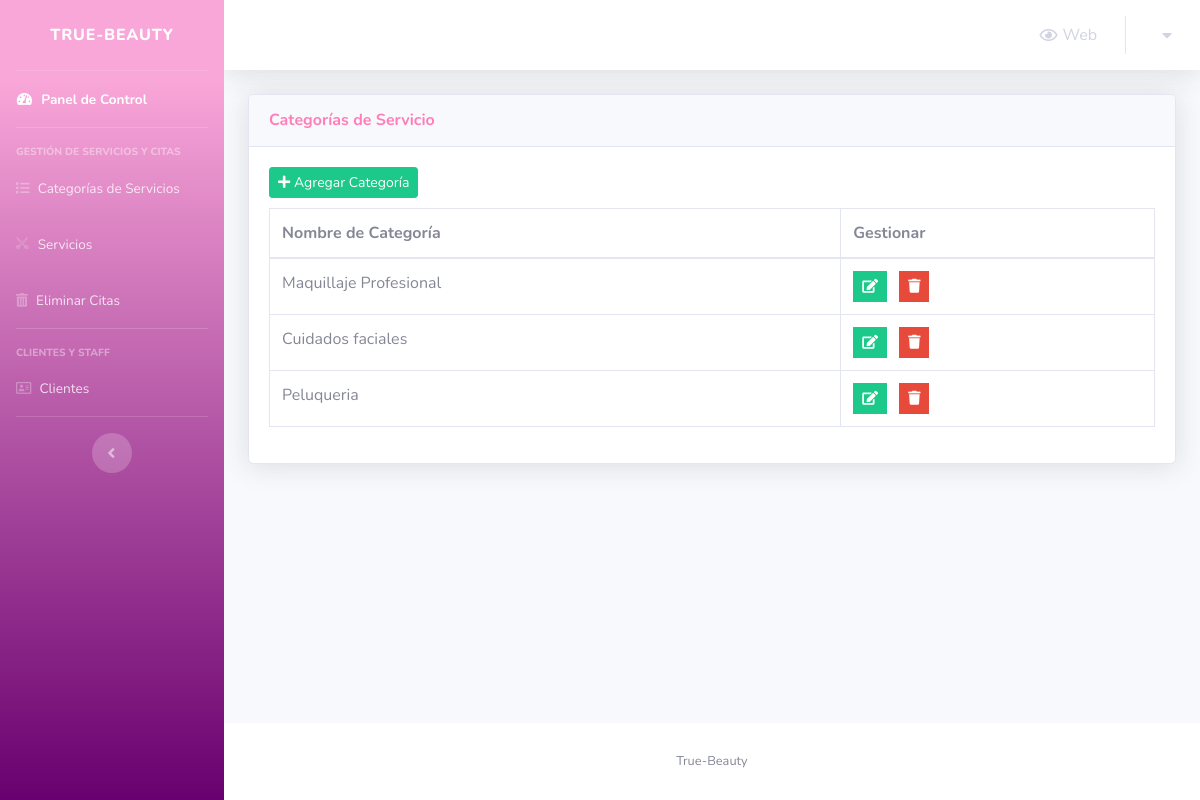
The page /admin/service-categories.php on the database its author committed.
### tables this page shows
CREATE TABLE IF NOT EXISTS `service_categories` (
  `category_id` int(2) NOT NULL AUTO_INCREMENT,
  `category_name` varchar(50) NOT NULL,
  PRIMARY KEY (`category_id`)
);

### admin/service-categories.php (the view, shortened to what this page needs)
<?php
include '../modelo/connect.php';
include 'Includes/header.php';
?>
<div class="container-fluid">
    <?php
    $stmt = $con->prepare("SELECT * FROM service_categories");
    $stmt->execute();
    $rows_categories = $stmt->fetchAll();
    ?>
    <div class="card shadow mb-4">
        <div class="card-header py-3">
            <h6 class="m-0 font-weight-bold text-primary">Categorías de Servicio</h6>
        </div>
        <div class="card-body">
            <button class="btn btn-success btn-sm" style="margin-bottom: 10px;" type="button" data-toggle="modal" data-target="#add_new_category" data-placement="top">
                <i class="fa fa-plus"></i>
                Agregar Categoría
            </button>
            <div class="table-responsive">
                <table class="table table-bordered" id="dataTable" width="100%" cellspacing="0">
                    <thead>
                        <tr>
                            <th>Nombre de Categoría</th>
                            <th>Gestionar</th>
                        </tr>
                    </thead>
                    <tbody>
                    <?php
foreach ($rows_categories as $category) {
    echo "<tr>";
    echo "<td>";
    echo $category['category_name'];
    echo "</td>";
    echo "<td>";
    if (strtolower($category["category_name"]) != "uncategorized") {
        $delete_data = "delete_" . $category["category_id"];
        $edit_data = "edit_" . $category["category_id"];
?>
        <ul class="list-inline m-0">
            <li class="list-inline-item" data-toggle="tooltip" title="Editar">
                <button class="btn btn-success btn-sm rounded-0" type="button" data-toggle="modal" data-target="#<?php echo $edit_data; ?>" data-placement="top">
                    <i class="fa fa-edit"></i>
                </button>
            </li>
            <li class="list-inline-item" data-toggle="tooltip" title="Eliminar">
                <button class="btn btn-danger btn-sm rounded-0" type="button" data-toggle="modal" data-target="#<?php echo $delete_data; ?>" data-placement="top">
                    <i class="fa fa-trash"></i>
                </button>
            </li>
        </ul>
<?php
    }
    echo "</td>";
    echo "</tr>";
}
?>
                    </tbody>
                </table>
            </div>
        </div>
    </div>
</div>
<?php
include 'Includes/footer.php';
?>

### rows shown on the page
service_categories: category_name "Maquillaje Profesional"
service_categories: category_name "Cuidados faciales"
service_categories: category_name "Peluqueria"
